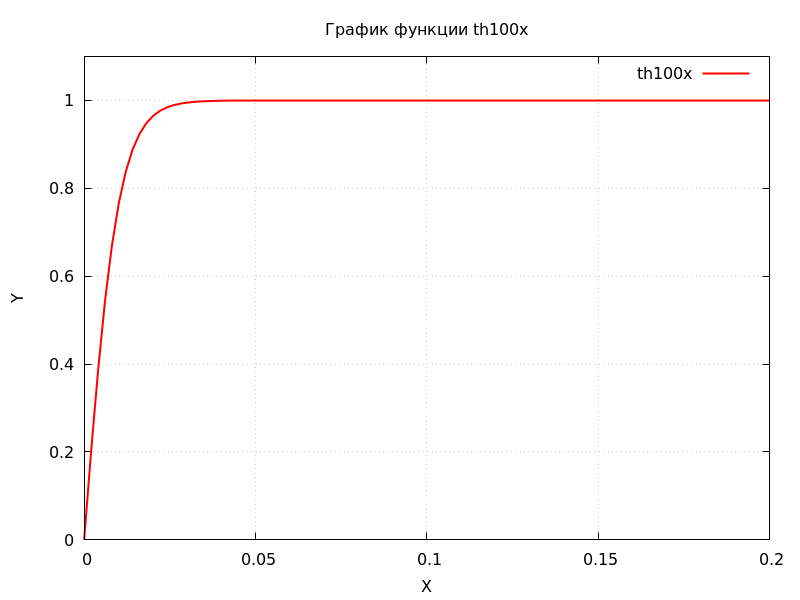

Recreate this plot in gnuplot.
set title "График функции th100x"
set xlabel "X"
set ylabel "Y"
set xrange [0:0.2]
set yrange [0:1.1]
set grid
set key top right
plot tanh(100 * x) with lines lw 2 lc rgb "red" title "th100x"
set terminal pngcairo size 800,600
set output "3.png"
replot
set output